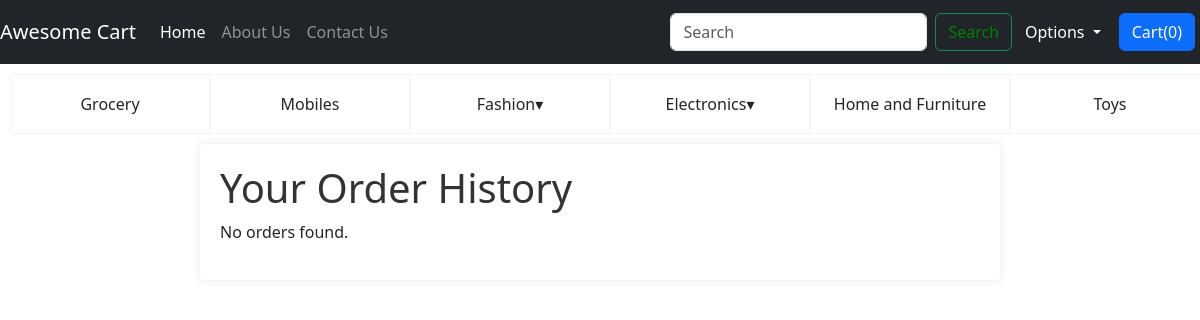
The app's page /shop/order_history/ (signed in) with its own data.
### shop/models.py (models this page shows, shortened)
class UserRegistration(models.Model):
    user_id = models.AutoField(primary_key=True)
    user_name = models.CharField(max_length=16)
    password = models.CharField(max_length=16)
    email = models.CharField(max_length=16)
    phone_no = models.CharField(max_length=15)
    user_address = models.CharField(max_length=80)
    joined_date = models.DateField(auto_now_add=True)
    is_seller = models.BooleanField(default=False)
    is_prime = models.BooleanField(default=False)
    is_active = models.BooleanField(default=True)

class Category(models.Model):
    def product_directory_path(instance, filename):
        return f'shop/images/{instance.category_name}/{filename}'
    category_id = models.AutoField(primary_key=True)
    category_name = models.CharField(max_length=30)
    category_image = models.ImageField(upload_to=product_directory_path, null=True)
    created_by = models.ForeignKey(settings.AUTH_USER_MODEL, on_delete=models.CASCADE, related_name='category_created_by', editable=False, null=True, blank=True)
    created = models.DateTimeField(auto_now_add=True)
    modified = models.DateTimeField(auto_now=True)
    modified_by = models.ForeignKey(settings.AUTH_USER_MODEL, on_delete=models.CASCADE, related_name='category_modified_by', editable=False, null=True, blank=True)
    level = models.PositiveIntegerField(default=0, editable=False)
    parent_category = models.ForeignKey("self", on_delete=models.CASCADE, null=True)

### shop/views.py (the view)
# urls.py: path('order_history/', views.order_history, name='order_history'),
def order_history(request):
    if 'email' in request.session:
        user = UserRegistration.objects.filter(email=request.session['email']).first()
        orders = Order.objects.filter(user_id=user)
        return render(request, 'shop/orderHistory.html', {'orders' : orders})
    return redirect('/')

### shop/context_processors.py (called while the page is built)
def session_data(request):
    email = request.session.get('email')
    user_registration = None
    if email:
        user_registration = UserRegistration.objects.filter(email=email).first()
    return {
        'email': email,
        'user_registration': user_registration,
    }

def categories_processor(request):
    root_categories = Category.objects.filter(parent_category__isnull=True)
    level1_category_items = Category.objects.filter(level=1)
    level2_category_items = Category.objects.filter(level=2)
    level1_category = {}
    level2_category = {}
    for category in root_categories:
        level1_category[category] = Category.objects.filter(parent_category=category)
    for category in level1_category_items:
        level2_category[category] = Category.objects.filter(parent_category=category)
    return {
        'root_categories': root_categories,
        'level1_category': level1_category,
        'level2_category': level2_category
    }

### shop/templatetags/custom_filters.py (called while the page is built)
@register.filter(name='get_item')
def get_item(dictionary, key):
    return dictionary.get(key)

@register.filter
def get_cart_item_count(user_registration):
    if user_registration:
        return CartItem.objects.filter(cart_id__is_paid=False, cart_id__user_id=user_registration).count()
    return 0

### shop/templates/shop/orderHistory.html (shortened to what this page needs)
{% extends 'shop/basic.html' %}
{% load static %}
{% block css %}
<link rel="stylesheet" href="{% static 'css/orderHistory.css' %}">
{% endblock  %}
{% block body %}
<div class="container">
    <h1>Your Order History</h1>
    {% if orders %}
        <ul id="ul">
        {% for order in orders %}
            <li class="li">
                <div class="left">
                    Order ID: {{ order.order_id }} <br>
                    Order Date: {{ order.order_date }} <br>
                    Amount: ${{ order.amount }} <br>
                    Payment id: {{order.paypal_payment_id}}
                </div>
                <div class="right">
                    {% if order.order_status == 'pending' %}
                        <span style="color: orange;">Pending</span>
                    {% elif order.order_status == 'shipped' %}
                        <span style="color: blue;">Shipped</span>
                    {% elif order.order_status == 'in_transit' %}
                        <span style="color: purple;">In Transit</span>
                    {% elif order.order_status == 'delivered' %}
                        <span style="color: green;">Delivered</span>
                    {% elif order.order_status == 'cancelled' %}
                        <span style="color: red;">Cancelled</span>
                    {% else %}
                        <span>{{ order.order_status }}</span>
                    {% endif %}
                </div>
            </li>
        {% endfor %}
        </ul>
    {% else %}
        <p>No orders found.</p>
    {% endif %}
</div>
{% endblock %}

### shop/templates/shop/basic.html (shortened to what this page needs)
<!DOCTYPE html>
<html lang="en">
{% load static %}
<head>
    <link rel="stylesheet" href="https://stackpath.bootstrapcdn.com/bootstrap/4.2.1/css/bootstrap.min.css"
>
    <link href="https://cdn.jsdelivr.net/npm/bootstrap@5.3.3/dist/css/bootstrap.min.css" rel="stylesheet">
    <link rel="stylesheet" href="{% static 'css/basic.css' %}">
    {% block css %}{% endblock %}
</head>
{% load custom_filters %}
<body>
    <nav class="navbar navbar-expand-lg navbar-dark bg-dark">
        <a class="navbar-brand" href="/shop/index">Awesome Cart</a>
        <div class="collapse navbar-collapse" id="navbarSupportedContent">
            <ul class="navbar-nav mr-auto">
                <li class="nav-item active">
                    <a class="nav-link" href="/shop/index">Home <span class="sr-only">(current)</span></a>
                </li>
                <li class="nav-item">
                    <a class="nav-link" href="/shop/about">About Us</a>
                </li>
                <li class="nav-item">
                    <a class="nav-link" href="/shop/contact">Contact Us</a>
                </li>
            </ul>
            <form method="get" class="form-inline my-2 my-lg-0">
                <input class="form-control mr-sm-2" type="search" placeholder="Search" aria-label="Search" name="search" id="search">
                <button id="searchBtn" class="btn btn-outline-success my-2 my-sm-0" type="submit"><a id="searchAnchorTag">Search</a></button>
            </form>
            <ul class="navbar-nav">
                <li class="nav-item dropdown">
                <button class="btn btn-dark dropdown-toggle" data-bs-toggle="dropdown" aria-expanded="false">
                    Options
                </button>
                </li>
            </ul>
            <a href="/shop/cart" class="btn btn-primary" style="margin: 5px;">Cart(<span id="cart">{{user_registration|get_cart_item_count }}</span>)</a>
        </div>
    </nav>
    <div class="row">
        <ul class="mainUl">
            {% for root_category in root_categories %}
            <li class="col col-basic">
                {% if level1_category|get_item:root_category %}
                <div class="dropdown">
                    <a class="dropbtn">{{ root_category.category_name }}&#x25BE;</a>
                </div>
                {% else %}
                {{ root_category.category_name }}
                {% endif %}
            </li>
            {% endfor %}
        </ul>
    </div>
    {% block body %} {% endblock %}
</body>
</html>

### shop/static/css/basic.css (style rules this page uses)
* { margin: 0; padding: 0; box-sizing: border-box; }
.mainUl { display: flex; flex-direction: row; flex-wrap: wrap; margin: 10px; list-style-type: none; }
.col-basic { display: flex; flex-direction: row; flex-wrap: wrap; border: 1px solid aliceblue; justify-content: center; align-items: center; min-height: 60px; }
.dropdown { position: relative; display: block; }
.dropbtn { font-size: 16px; border: none; cursor: pointer; }
#searchAnchorTag { text-decoration: none; color: green; }

### shop/static/css/orderHistory.css (style rules this page uses)
.container { max-width: 800px; margin: 0 auto; background-color: #fff; padding: 20px; box-shadow: 0 0 10px rgba(0, 0, 0, 0.1); border-radius: 5px; }
h1 { color: #333; }

### records on screen
UserRegistration: user_id "0"
Category: category_name "Grocery"
Category: category_name "Mobiles"
Category: category_name "Fashion"
Category: category_name "Electronics"
Category: category_name "Home and Furniture"
Category: category_name "Toys"
